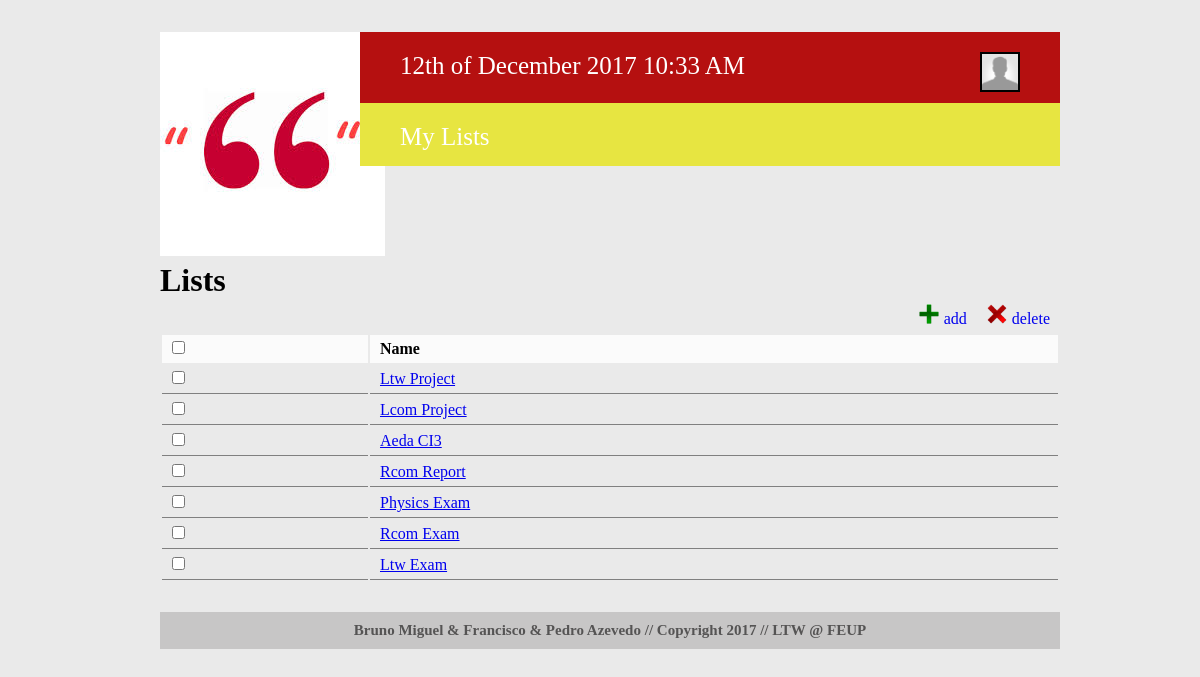
The app's page /todolists.php?id=3 (signed in), older data.
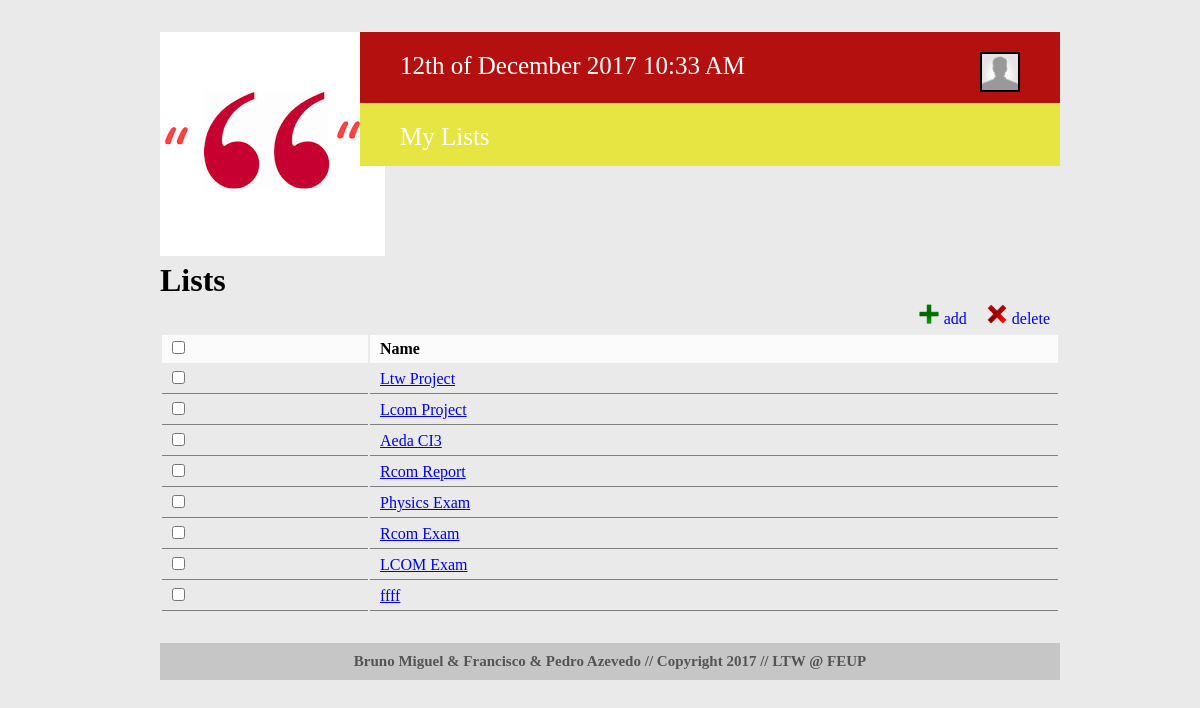
The same page, newer data.
### tables this page shows
CREATE TABLE lists (
	list_id		INTEGER PRIMARY KEY AUTOINCREMENT,
	list_name	VARCHAR(30) NOT NULL,
	user_id		INTEGER REFERENCES users NOT NULL
);

### database/db.php (called while the page is built, shortened)
<?php
    class Database {
        private $database;
        public function __construct($sqlite_file_path) {
            try {
                $this->base_path = $_SERVER['SERVER_NAME'] . $_SERVER['PHP_SELF'];
                $this->database = new PDO('sqlite:' . $sqlite_file_path);
                $this->database->setAttribute(PDO::ATTR_ERRMODE, PDO::ERRMODE_EXCEPTION);
            }
            catch (PDOException $e) {
                echo 'Connection to database failed: ' . $e->getMessage();
            }
        }
        public function getListsFromUserId($user_id)
        {
            $statement = $this->database->prepare('SELECT * FROM lists WHERE user_id= ?');
            $statement->execute(array($user_id));
            return $statement->fetchAll();
        }
    }
?>

### templates/html_lists.php (the view)
<?php
include_once('./database/db.php');
$db = new Database('./database/helpo.db');
$todolists = $db->getListsFromUserId($_GET['id']);
?>
<form>
  <table class="list listslist" id="<? echo $todolist_section; ?>table">
    <tr>
      <td><input class="checkboxcontrol" type="checkbox"/></td>
      <td>Name</td>
    </tr><?
    foreach ($todolists as $todolist) {
      echo '<tr>';
      echo '<td><input id="' . $todolist['list_id'] . '" type="checkbox"/></td>';
      echo '<td><a id="' . $todolist['list_name'] . '"href="tasks.php?id=' . $todolist['list_id'] . '">' . $todolist['list_name'] . '</a></td>';
      echo '</tr>';
    }
?></table>
</form>

### templates/html_header.php (shortened to what this page needs)
<?php
   require_once('database/db.php');
?>
<!DOCTYPE html>
  <html>
    <head>
      <link rel="stylesheet" href="css/header.css">
    </head>
    <body>
      <div id="header">
        <div id="logo">
          <a href="home.php"><img src="images/logo.jpg" alt="Logo" /></a>
        </div>
        <div id="redLine">
          <?
            echo '<div class="text dateheader">' . date('jS \of F Y h:i A') . '</div>';
            if (isset($_SESSION['loggedin']))
            {
               echo '<div id="usershow"><a href="profile_page.php?id='. $_SESSION['userid'] . '">';
               if ($_SESSION['useravatar'] != NULL) {
                  echo '<img class="mini_avatar" src="' . $_SESSION['useravatar'] . '"/>';
               } else {
                  echo '<img class="mini_avatar" src="./images/default-avatar.png"/>';
               }
               echo '<div class="text">' . $_SESSION['usernickname'] . '</div></a>';
               echo '<div id="usermenu">';
               echo '<a href="./templates/actions/action_logout.php"><p> Log out </p></a></div></div>';
            }else {?>
            <?}?>
        </div>
        <div id="yellowLine">
           <?
                 echo '<a href="todolists.php?id=' . $_SESSION['userid'] .'"><div class="text">My Lists</div></a>';
           ?>
        </div>
      </div>

### todolists.php (shortened to what this page needs)
<?php
$todolist_section = "lists";
include_once('templates/html_header.php');
?>
<div id="lists">
<h1>Lists</h1>
<div id="listscontent">
    <a href="#"><div class="button" id="delete"><img src="./images/delete-icon.png"/>delete</div></a>
    <a href="#"><div class="button" id="add"><img src="./images/add-icon.png"/>add</div></a>
<?
include_once('templates/html_lists.php');
?>
</div>
</div>
<?
include_once('templates/html_footer.php');
?>

### templates/html_footer.php (shortened to what this page needs)
    <div id="footer">
      Bruno Miguel & Francisco & Pedro Azevedo // Copyright 2017 // LTW @ FEUP
    </div>
  </body>
</html>

### css/header.css (style rules this page uses)
* { margin: 0px; font-family: Trebuchet MS; }
body { width: 900px; margin: 2em 10em 3em 10em; background-color: #eaeaea; position: relative; }
div#header { height: 200px; padding: 0px; margin-bottom: 30px; }
div#header div.text { font-size: 25px; color: white; padding-top: 20px; padding-left: 10px; padding-right: 30px; }
#logo { margin: 0px; padding-left: 0px; width: 200px; float: left; }
div.dateheader { margin-left: 30px; }
#redLine { background-color: #b51010; float: left; width: 700px; height: 71px; }
div#redLine div.text { float: left; height: 100%; }
#yellowLine { background-color: #e7e541; float: left; width: 700px; height: 63px; }
div#yellowLine div.text { float: left; height: 100%; padding: 20px 8px 0px 10px; }
div#yellowLine a:first-child div.text { margin-left: 30px; }
.button img { height: 20px; margin-right: 5px; }
.button { float: right; padding: 0px 10px; padding-top: 5px; vertical-align: top; }
.list { width: 100%; float: left; margin-top: 5px; }
.list tr td { padding: 5px 10px; }
.list tr:first-child td { font-weight: bold; background-color: rgba(255, 255, 255, 0.8); }
.list tr:not(:first-child) td { border-bottom: 1px gray solid; }
#usershow { font-size: 25px; color: white; padding-top: 20px; padding-left: 10px; padding-right: 30px; float: right; height: 100%; }
img.mini_avatar { width: 36px; position: relative; clip: rect(0px, 40px, 40px, 0px); float: left; border: 2px double black; margin-right: 10px; }
div#footer { width: 900px; float: left; background-color: #c7c6c6; color: #555454; margin-top: 30px; text-align: center; padding: 10px 0px; font-weight: bold; font-size: 15px; }

Row changes from the older to the newer data that the page shows:
removed lists: list_name "Ltw Exam"
added lists: list_name "LCOM Exam"
added lists: list_name "ffff"
